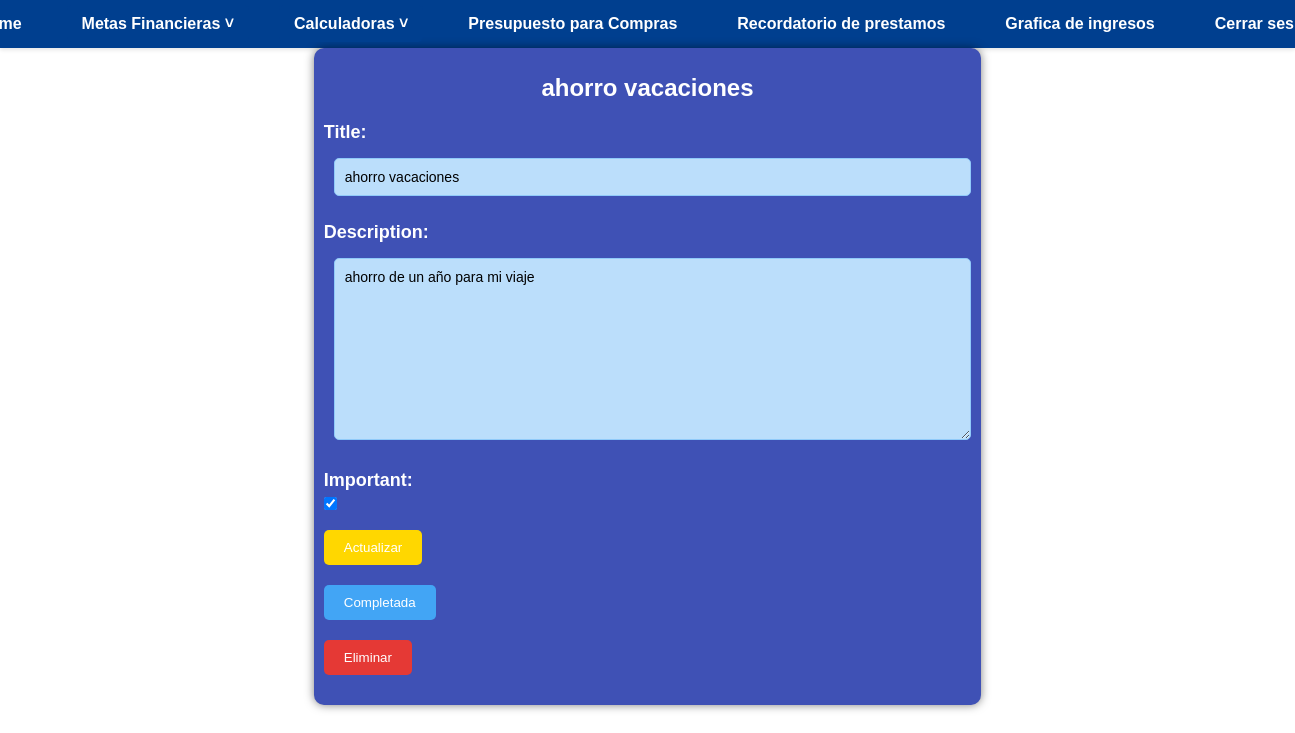
/tasks/10/ (signed in), run on an earlier commit of the app's database.
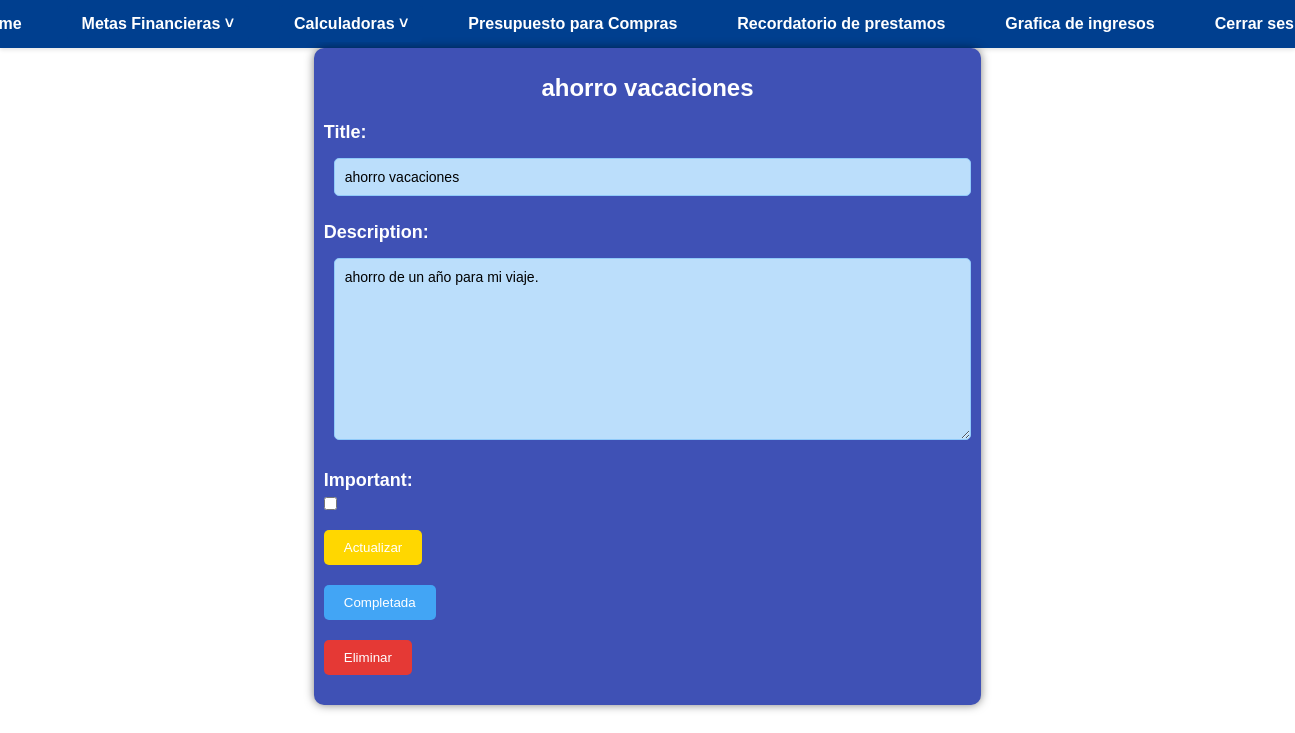
And on a later commit of the database.
### sitioweb/models.py (models this page shows, shortened)
class task(models.Model):
    title = models.CharField(max_length=100)  # Campo para el título de la tarea
    description = models.TextField(blank=True)  # Campo opcional para la descripción de la tarea
    date_created = models.DateTimeField(auto_now_add=True)  # Fecha de creación de la tarea (autoañadida)
    date_completed = models.DateTimeField(null=True, blank=True)  # Fecha de completado de la tarea (opcional)
    important = models.BooleanField(default=False)  # Indica si la tarea es importante o no
    user = models.ForeignKey(User, on_delete=models.CASCADE)  # Relación con el usuario que creó la tarea

### sitioweb/views.py (the view, shortened to what this page needs)
# urls.py: path('tasks/<int:task_id>/', views.tasks_detalles, name='detalles_task'),  # Ruta para ver detalles de una tarea específica
@login_required
def tasks_detalles(request, task_id):
    if request.method == 'GET':
        Task = get_object_or_404(task, pk=task_id, user=request.user)
        form = taskform(instance=Task)
        return render(request, 'tasks_detalles.html', {'Task': Task, 'form': form})

### sitioweb/forms.py
class taskform(ModelForm):
    class Meta:
        model = task
        fields = ['title', 'description', 'important']

### sitioweb/templates/tasks_detalles.html (shortened to what this page needs)
{% extends 'base.html' %}
{% load static %}
{% block extra_css %}
    <link rel="stylesheet" href="{% static 'css/tasks_detalles.css' %}">
{% endblock %}
{% block content %}
<div class="task-details">
    <h1 class="task-title">{{ Task.title }}</h1>
    <form class="task-form" method="POST">
        {{ form.as_p }}
        <button class="update-button">
            Actualizar
        </button>
    </form>
    <div class="button-group">
        <form class="complete-form" action="{% url 'completar_task' Task.id %}" method="POST">
            <button class="complete-button">
                Completada
            </button>
        </form>
        <form class="delete-form" action="{% url 'delete_task' Task.id %}" method="POST">
            <button class="delete-button">
                Eliminar
            </button>
        </form>
    </div>
</div>
{% endblock %}

What changed in the data, as far as the page shows it:
changed task "ahorro vacaciones": description "ahorro de un año para mi viaje" → "ahorro de un año para mi viaje."; important "☑" → "☐"
